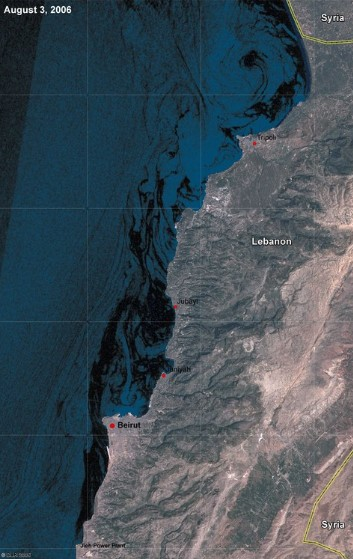
#> input picture Processamento de Imagem/Screenshot_1.jpg, 353 x 559 px
$ python Find_and_Draw_Contours.py
#> lines starting #> are read from the running program, lines starting #| are printed output that depends on the picture; after the words box and inside, x2 and y2 are one past the last pixel; in counts of white or black regions, pixels touching at a corner belong together
import numpy as np
import cv2

img = cv2.imread('Screenshot_1.jpg')
#> img is the input picture: shape (559, 353, 3); mean B, G, R 88.1, 78.9, 65.4
imgray = cv2.cvtColor(img, cv2.COLOR_BGR2GRAY)
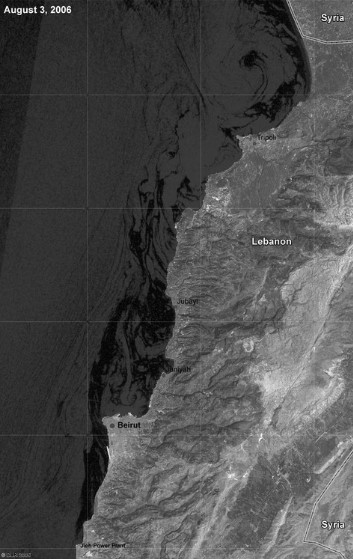
#> imgray: shape (559, 353); min 0, max 254, mean 75.9
ret, thresh = cv2.threshold(imgray, 20, 255, 0)
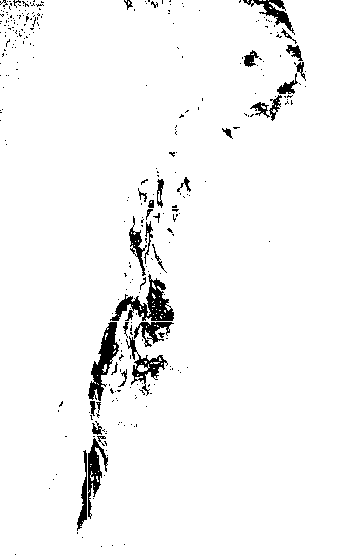
#> thresh: shape (559, 353); 96.3% white; 302 black regions (265 under 20 px)
contours, hierarchy = cv2.findContours(thresh, cv2.RETR_TREE, cv2.CHAIN_APPROX_NONE)
#> contours = 474 contours, 428 with area under 20; largest, box (x1, y1, x2, y2) and area: (0, 0, 353, 559) 195740, (109, 273, 175, 322) 1314, (87, 321, 120, 402) 1108, (87, 437, 109, 520) 788, (130, 353, 168, 386) 636
print("Number of contours = " + str(len(contours)))
#| Number of contours = 474
print(contours[0])
#| [[[277  13]]]

cv2.drawContours(img, contours, -1, (0, 0, 255), 3)
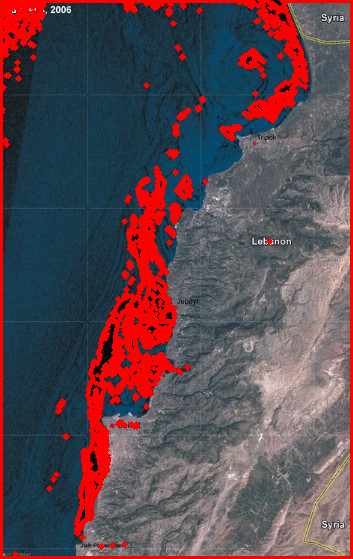
#> img: shape (559, 353, 3); 12.12% of pixels changed, all inside (x1, y1, x2, y2) = (0, 0, 353, 559)
cv2.drawContours(imgray, contours, -1, (0, 255, 0), 3)
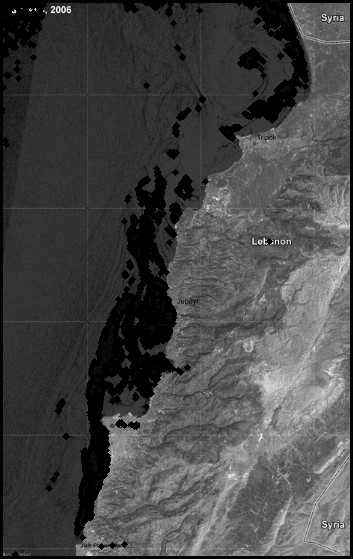
#> imgray: shape (559, 353); 12.12% of pixels changed, all inside (x1, y1, x2, y2) = (0, 0, 353, 559)

cv2.imshow('Image', img)
cv2.imshow('Image GRAY', imgray)
cv2.waitKey(0)
cv2.destroyAllWindows()
